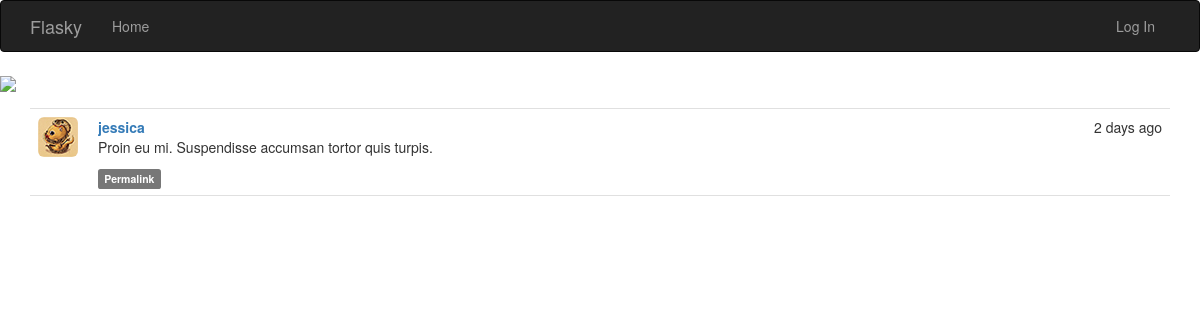
Screenshot of /post/2 with the database file from the repository.
### app/models.py (models this page shows, shortened)
class Post(db.Model):
    __tablename__ = 'posts'
    id = db.Column(db.Integer, primary_key=True)
    body = db.Column(db.Text)
    body_html = db.Column(db.Text)
    timestamp = db.Column(db.DateTime, index=True, default=datetime.utcnow)
    author_id = db.Column(db.Integer, db.ForeignKey('users.id'))               #关联到User模型

class User(UserMixin, db.Model):
    __tablename__ = 'users'
    id = db.Column(db.Integer, primary_key=True)
    email = db.Column(db.String(64), unique=True, index=True)
    username = db.Column(db.String(64), unique=True, index=True)
    role_id = db.Column(db.Integer, db.ForeignKey('roles.id'))
    confirmed = db.Column(db.Boolean, default=False)
    password_hash = db.Column(db.String(128))
    name = db.Column(db.String(64))
    location = db.Column(db.String(64))
    about_me = db.Column(db.Text())
    member_since = db.Column(db.DateTime(), default=datetime.utcnow)
    last_seen = db.Column(db.DateTime(), default=datetime.utcnow)
    posts = db.relationship('Post', backref='author', lazy='dynamic')
    followed = db.relationship('Follow', foreign_keys=[Follow.follower_id],
                               backref=db.backref('follower', lazy='joined'),
                               lazy='dynamic',
                               cascade='all, delete-orphan')
    followers = db.relationship('Follow', foreign_keys=[Follow.followed_id],
                               backref=db.backref('followed', lazy='joined'),
                                lazy='dynamic',
                               cascade='all, delete-orphan')
    @property
    def password(self):
        raise AttributeError('password is not a readable attribute')

### app/main/views.py (the view)
@main.route('/post/<int:id>')
def post(id):
    post = Post.query.get_or_404(id)
    return render_template('post.html', posts=[post])

### app/auth/views.py (called while the page is built)
@auth.before_app_request
def before_request():
    print request.endpoint
    if current_user.is_authenticated:
        current_user.ping()
        if current_user.is_authenticated \
                and not current_user.confirmed \
                and request.endpoint[:5] != 'auth.':
            return redirect(url_for('auth.unconfirmed'))

### app/main/__init__.py (called while the page is built)
@main.app_context_processor
def inject_permissions():
    return dict(Permission=Permission)

### app/models.py (called while the page is built)
    def is_administrator(self):
        return False

### app/templates/post.html (shortened to what this page needs)
{% extends "base.html" %}
{% import "_macros.html" as macros %}
{% block page_content %}
{% include '_posts.html' %}
{% endblock %}

### app/templates/_posts.html (shortened to what this page needs)
<ul class="posts">
    {% for post in posts %}
    <li class="post">
        <div class="post-thumbnail">
            <a href="{{ url_for('.user', username=post.author.username) }}">
                <img class="img-rounded profile-thumbnail" src="{{ url_for('static', filename='xianth_yue.jpg') }}">
            </a>
        </div>
        <div class="post-content">
            <div class="post-date">{{ moment(post.timestamp).fromNow() }}</div>
            <div class="post-author"><a href="{{ url_for('.user', username=post.author.username) }}">{{ post.author.username }}</a></div>
            <div class="post-body">
                {% if post.body_html %}
                    {{ post.body_html | safe }}
                {% else %}
                    {{ post.body }}
                {% endif %}
            </div>
            <div class="post-footer">
                <a href="{{ url_for('.post', id=post.id) }}">
                    <span class="label label-default">Permalink</span>
                </a>
            </div>
        </div>
    </li>
    {% endfor %}
</ul>

### app/static/styles.css (style rules this page uses)
.profile-thumbnail { position: absolute; }
ul.posts { list-style-type: none; padding: 0px; margin: 16px 0px 0px 0px; border-top: 1px solid #e0e0e0; }
ul.posts li.post { padding: 8px; border-bottom: 1px solid #e0e0e0; }
div.post-date { float: right; }
div.post-author { font-weight: bold; }
div.post-thumbnail { position: absolute; }
div.post-content { margin-left: 60px; min-height: 60px; }

### rows the page displays
Post: timestamp "2 days ago", author.username "jessica", body_html "Proin eu mi. Suspendisse accumsan tortor quis turpis."
